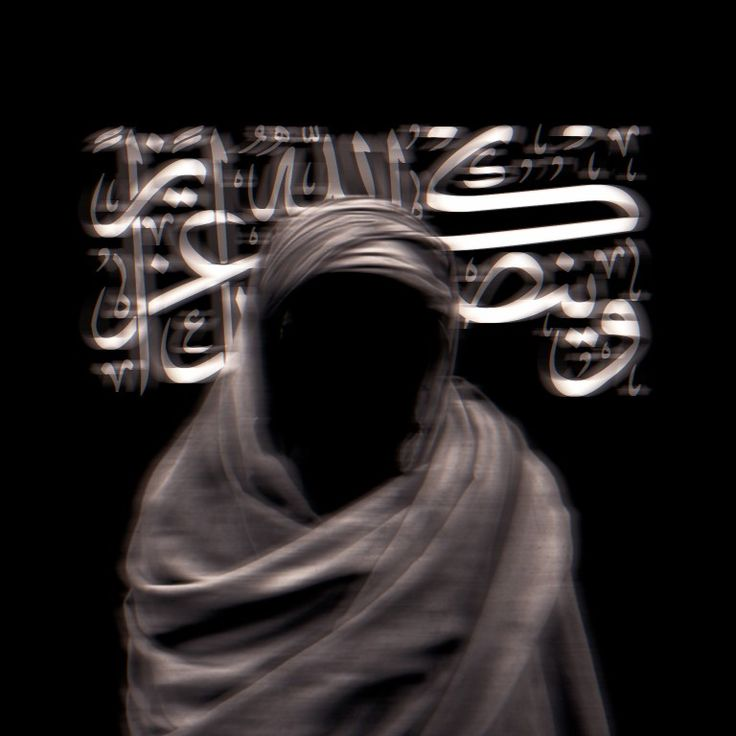
#> input picture images/𝟵𝗔𝗗 __ صَاد.jpg, 736 x 736 px
$ python main.py
#> lines starting #> are read from the running program, lines starting #| are printed output that depends on the picture
from PIL import Image

img = Image.open("images/𝟵𝗔𝗗 __ صَاد.jpg")
#> img is the input picture: PIL image 736x736 RGB; mean R, G, B 40, 35.6, 35.7
img.show()
img_RGP = img.convert("RGB")
img_RGP.show()
img_resized = img.resize((800,600))
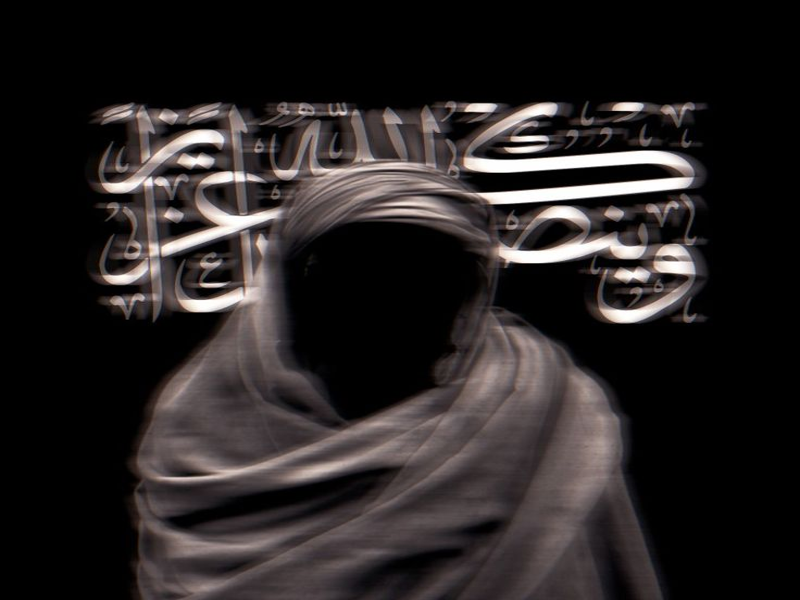
#> img_resized: PIL image 800x600 RGB; mean R, G, B 40, 35.6, 35.7
img_resized.show()
img.save("C:/Users/ahmed.mostafa/PycharmProjects/Pillow/S@D.jpg")

print(f"image size: {img.size},",f"image format: {img.format},",f"image mode: {img.mode}")
#| image size: (736, 736), image format: JPEG, image mode: RGB
